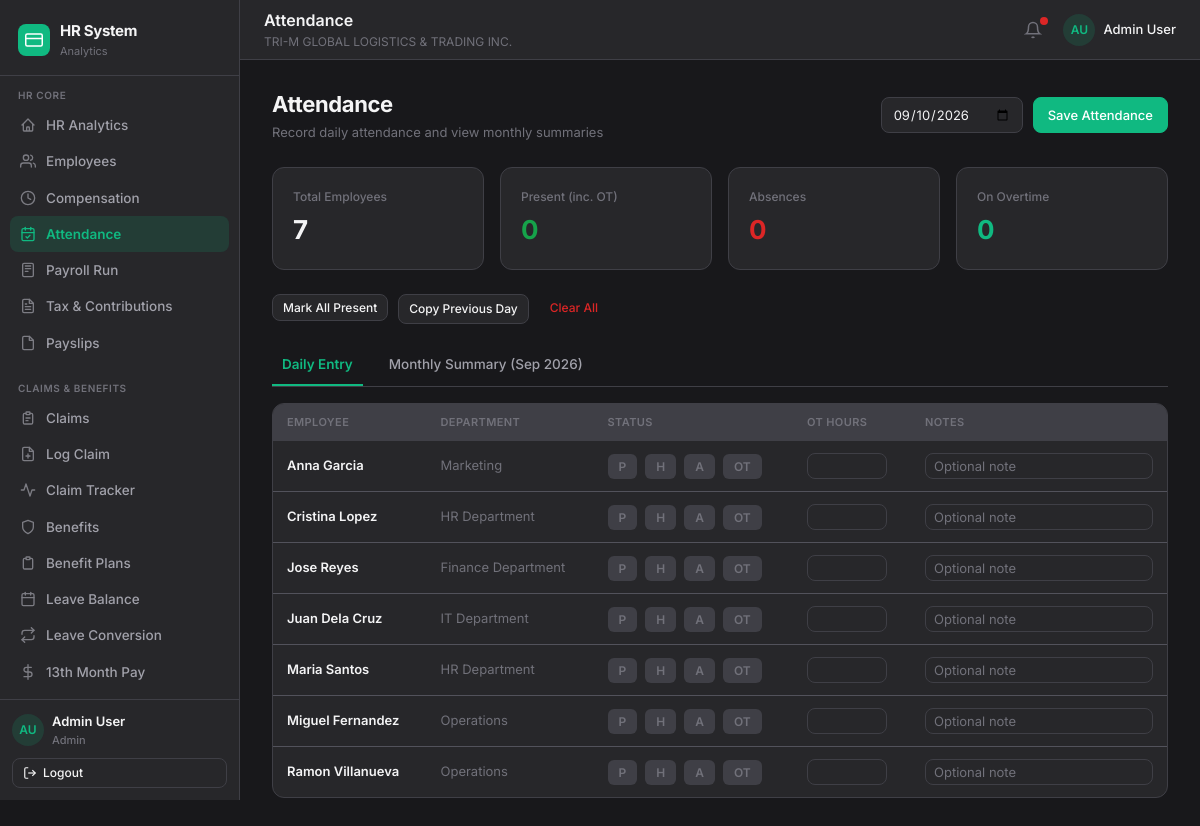
Screenshot of /pages/attendance.php (signed in) with the database file from the repository.
### tables this page shows
CREATE TABLE IF NOT EXISTS employees (
  id                VARCHAR(20)  PRIMARY KEY,
  code              VARCHAR(30)  NOT NULL UNIQUE,
  first_name        VARCHAR(100) NOT NULL,
  middle_name       VARCHAR(100) DEFAULT NULL,
  last_name         VARCHAR(100) NOT NULL,
  suffix            VARCHAR(20)  DEFAULT NULL,
  email             VARCHAR(255) DEFAULT NULL,
  mobile            VARCHAR(20)  DEFAULT NULL,
  birth_date        DATE         DEFAULT NULL,
  gender            ENUM('Male','Female','Other') DEFAULT NULL,
  department        VARCHAR(100) NOT NULL,
  position          VARCHAR(100) NOT NULL,
  employment_type   ENUM('Regular','Probationary','Contractual') NOT NULL DEFAULT 'Regular',
  hire_date         DATE         NOT NULL,
  basic_salary      DECIMAL(12,2) NOT NULL DEFAULT 0,
  status            ENUM('Active','On Leave','Resigned','Terminated') NOT NULL DEFAULT 'Active',
   
  sss               VARCHAR(30)  DEFAULT NULL,
  philhealth        VARCHAR(30)  DEFAULT NULL,
  pagibig           VARCHAR(30)  DEFAULT NULL,
  tin               VARCHAR(30)  DEFAULT NULL,
   
  ewallet_provider  VARCHAR(30)  DEFAULT NULL,
  ewallet_account   VARCHAR(50)  DEFAULT NULL,
  ewallet_name      VARCHAR(100) DEFAULT NULL,
  ewallet_primary   TINYINT(1)   NOT NULL DEFAULT 1,
  created_at        DATETIME     NOT NULL DEFAULT CURRENT_TIMESTAMP,
  updated_at        DATETIME     NOT NULL DEFAULT CURRENT_TIMESTAMP ON UPDATE CURRENT_TIMESTAMP
);

### pages/attendance.php (the view, shortened to what this page needs)
<?php
$pdo = getDB();
$selectedDate = $_GET['selected_date'] ?? date('Y-m-d');
$activeEmps = $pdo->query("SELECT id, code, first_name, last_name, department FROM employees WHERE status IN ('Active', 'On Leave') ORDER BY first_name")->fetchAll();
$logs = [];
$statPresent = 0; $statAbsent = 0; $statOT = 0;
include __DIR__ . '/../includes/header.php';
include __DIR__ . '/../includes/sidebar.php';
?>
<div class="app-main">
  <?php include __DIR__ . '/../includes/topbar.php'; ?>
  <div class="page-content">
    <div class="page-header" style="align-items:center;">
      <div>
        <h1>Attendance</h1>
        <p>Record daily attendance and view monthly summaries</p>
      </div>
      <form method="GET" style="display:flex; gap:10px;">
        <input type="date" name="selected_date" class="form-control" value="<?= htmlspecialchars($selectedDate) ?>" onchange="this.form.submit()">
        <button type="button" class="btn btn-primary" onclick="document.getElementById('attSaveForm').submit()">Save Attendance</button>
      </form>
    </div>
    <div class="stats-grid">
      <div class="stat-card">
        <div class="stat-label">Total Employees</div>
        <div class="stat-value"><?= count($activeEmps) ?></div>
      </div>
      <div class="stat-card">
        <div class="stat-label">Present (inc. OT)</div>
        <div class="stat-value text-main" style="color:var(--success)"><?= $statPresent ?></div>
      </div>
      <div class="stat-card">
        <div class="stat-label">Absences</div>
        <div class="stat-value" style="color:var(--danger)"><?= $statAbsent ?></div>
      </div>
      <div class="stat-card">
        <div class="stat-label">On Overtime</div>
        <div class="stat-value" style="color:var(--primary)"><?= $statOT ?></div>
      </div>
    </div>
    <div class="quick-actions">
        <form method="POST" style="display:inline;">
            <button type="submit" class="btn btn-secondary btn-sm" onclick="return confirm('Mark all active employees as Present?')">Mark All Present</button>
        </form>
        <a href="?page=attendance&selected_date=<?= date('Y-m-d', strtotime($selectedDate . ' -1 day')) ?>" class="btn btn-secondary btn-sm">Copy Previous Day</a>
        <form method="POST" style="display:inline;">
            <button type="submit" class="btn btn-ghost btn-sm" style="color:var(--danger)" onclick="return confirm('Clear attendance for this date?')">Clear All</button>
        </form>
    </div>
    <div style="margin-bottom:16px; border-bottom:1px solid var(--border); display:flex; gap:16px;">
        <button class="nav-link active" data-tab-btn-group="att" data-tab-target="daily" onclick="switchTab('att', 'daily')" style="width:auto;border-radius:0;border-bottom:2px solid var(--primary);padding-bottom:12px;background:none;">Daily Entry</button>
        <button class="nav-link" data-tab-btn-group="att" data-tab-target="monthly" onclick="switchTab('att', 'monthly')" style="width:auto;border-radius:0;border-bottom:2px solid transparent;padding-bottom:12px;background:none;">Monthly Summary (<?= date('M Y', strtotime($selectedDate)) ?>)</button>
    </div>
    <div data-tab-group="att" data-tab="daily">
        <div class="card">
            <form id="attSaveForm" method="POST">
                <div class="table-wrap">
                    <table>
                        <thead>
                            <tr>
                                <th>Employee</th>
                                <th>Department</th>
                                <th>Status</th>
                                <th>OT Hours</th>
                                <th>Notes</th>
                            </tr>
                        </thead>
                        <tbody>
                            <?php foreach($activeEmps as $emp):
                                $log = $logs[$emp['id']] ?? ['status'=>'', 'ot_hours'=>0, 'notes'=>''];
                            ?>
                            <tr>
                                <td class="font-semibold"><?= htmlspecialchars($emp['first_name'].' '.$emp['last_name']) ?></td>
                                <td class="td-muted"><?= htmlspecialchars($emp['department']) ?></td>
                                <td>
                                    <div class="flex gap-2">
                                        <button type="button" class="att-btn <?= $log['status']==='P'?'selected-p':'' ?>" onclick="setAttStatus('<?= $emp['id'] ?>', 'P')">P</button>
                                        <button type="button" class="att-btn <?= $log['status']==='H'?'selected-h':'' ?>" onclick="setAttStatus('<?= $emp['id'] ?>', 'H')">H</button>
                                        <button type="button" class="att-btn <?= $log['status']==='A'?'selected-a':'' ?>" onclick="setAttStatus('<?= $emp['id'] ?>', 'A')">A</button>
                                        <button type="button" class="att-btn <?= $log['status']==='OT'?'selected-ot':'' ?>" onclick="setAttStatus('<?= $emp['id'] ?>', 'OT')">OT</button>
                                    </div>
                                </td>
                                <td>
                                    <input type="number" step="0.5" name="emp[<?= $emp['id'] ?>][ot_hours]" id="ot_<?= $emp['id'] ?>" class="form-control" style="width:80px;padding:4px 8px;" value="<?= $log['ot_hours'] ?: '' ?>" <?= $log['status']==='OT'?'':'disabled' ?>>
                                </td>
                                <td>
                                    <input type="text" name="emp[<?= $emp['id'] ?>][notes]" class="form-control" style="padding:4px 8px;" value="<?= htmlspecialchars($log['notes']) ?>" placeholder="Optional note">
                                </td>
                            </tr>
                            <?php endforeach; ?>
                        </tbody>
                    </table>
                </div>
            </form>
        </div>
    </div>
  </div>
</div>
<?php include __DIR__ . '/../includes/footer.php'; ?>

### rows the page displays
employees: first_name+last_name "Anna Garcia", department "Marketing"
employees: first_name+last_name "Cristina Lopez", department "HR Department"
employees: first_name+last_name "Jose Reyes", department "Finance Department"
employees: first_name+last_name "Juan Dela Cruz", department "IT Department"
employees: first_name+last_name "Maria Santos", department "HR Department"
employees: first_name+last_name "Miguel Fernandez", department "Operations"
employees: first_name+last_name "Ramon Villanueva", department "Operations"

### other values shown
$section "HR CORE"
$item['label'] "HR Analytics"
$item['label'] "Employees"
$item['label'] "Compensation"
$item['label'] "Attendance"
$item['label'] "Payroll Run"
$item['label'] "Tax & Contributions"
$item['label'] "Payslips"
$section "CLAIMS & BENEFITS"
$item['label'] "Claims"
$item['label'] "Log Claim"
$item['label'] "Claim Tracker"
$item['label'] "Benefits"
$item['label'] "Benefit Plans"
$item['label'] "Leave Balance"
